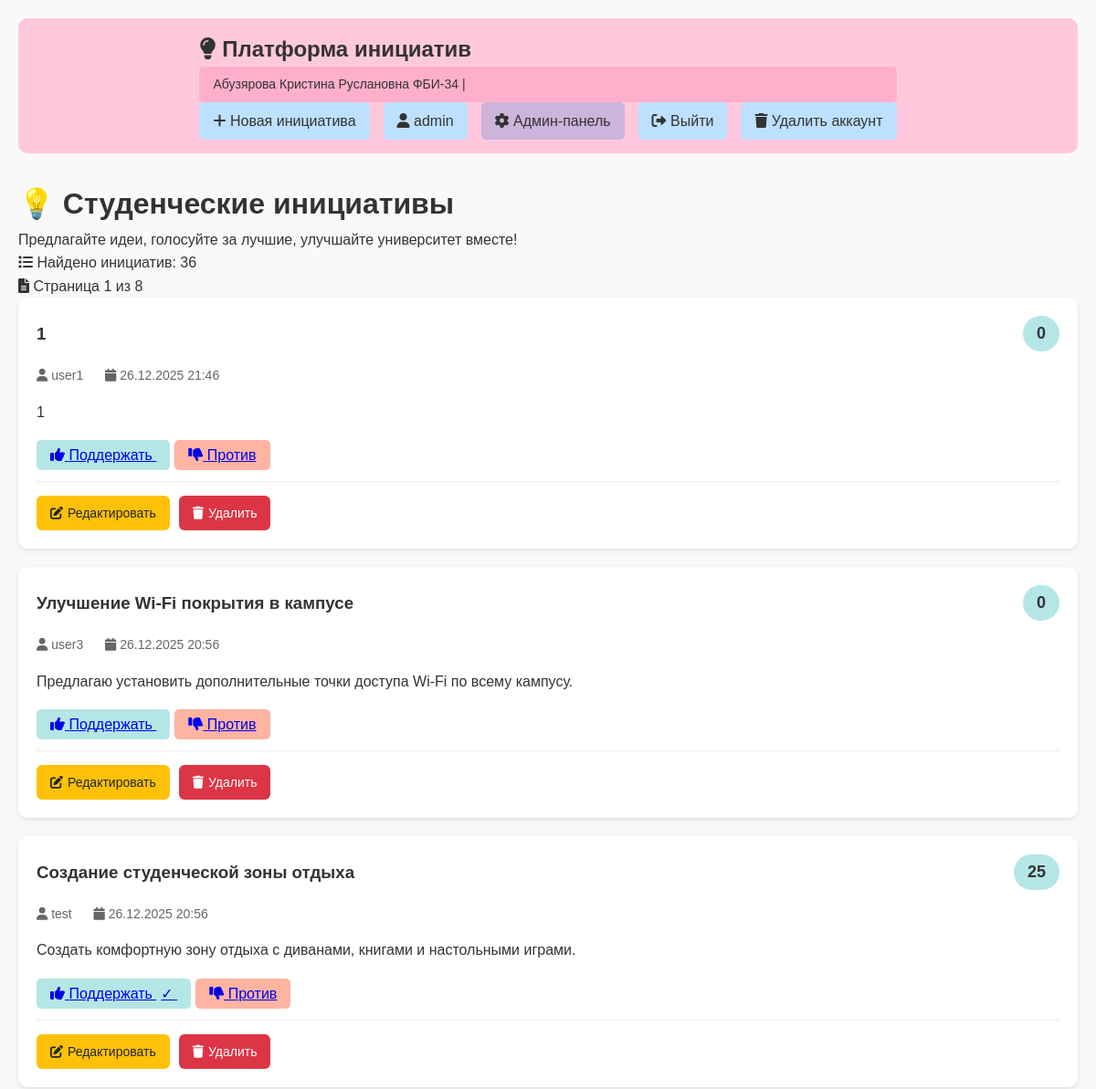
Page / (signed in, upper part) on the earlier database version.
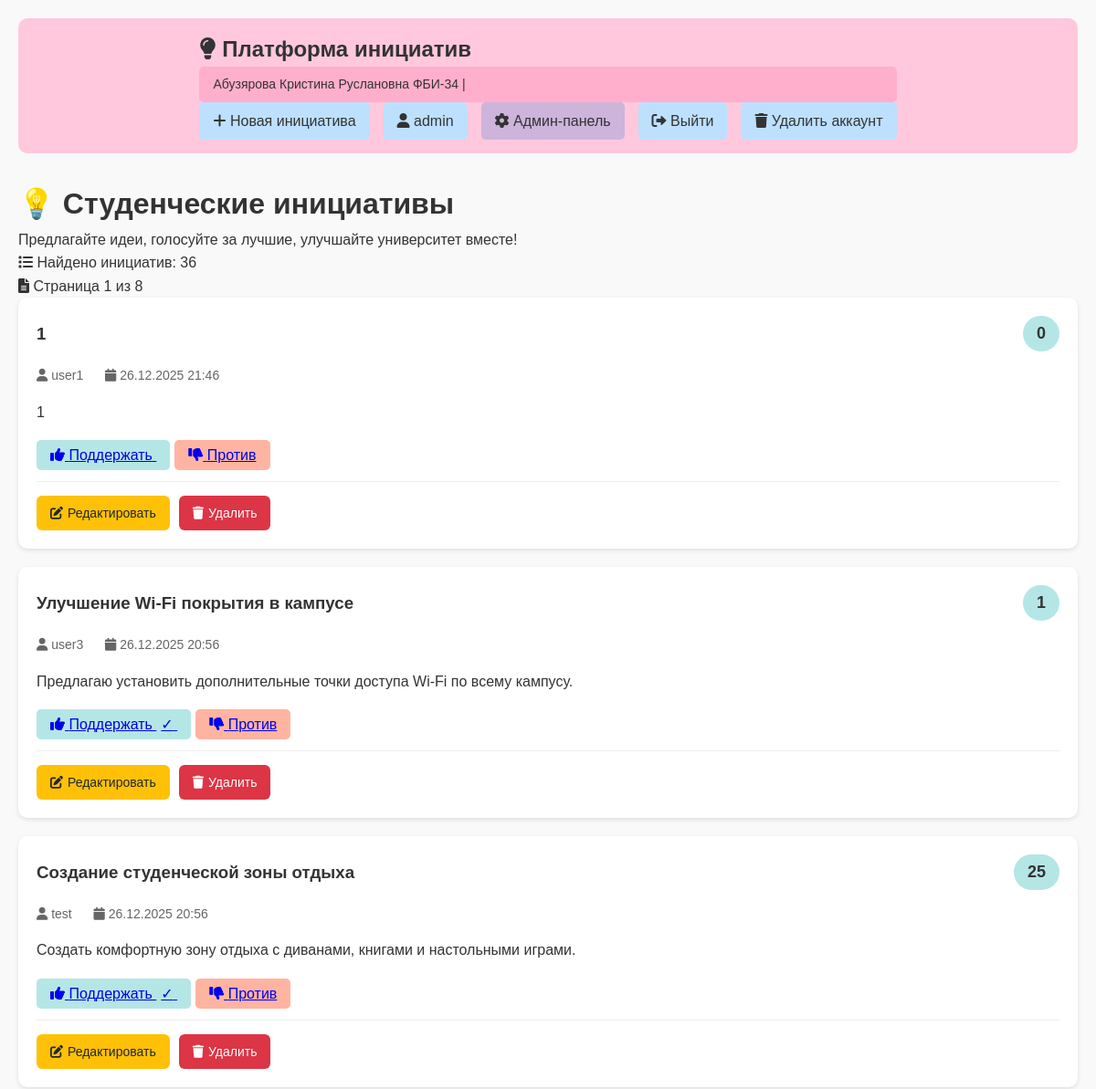
Same page on the later database version.
### app.py (models this page shows, shortened)
class Initiative(db.Model):
    id = db.Column(db.Integer, primary_key=True)
    title = db.Column(db.String(200), nullable=False)
    content = db.Column(db.Text, nullable=False)
    created_at = db.Column(db.DateTime, default=datetime.utcnow)
    score = db.Column(db.Integer, default=0)
    user_id = db.Column(db.Integer, db.ForeignKey('user.id'), nullable=False)
    author = db.relationship('User', backref='initiatives')

class User(db.Model):
    id = db.Column(db.Integer, primary_key=True)
    username = db.Column(db.String(80), unique=True, nullable=False)
    password_hash = db.Column(db.String(200), nullable=False)
    is_admin = db.Column(db.Boolean, default=False)
    created_at = db.Column(db.DateTime, default=datetime.utcnow)

### app.py (the view)
@app.route('/')
def index():
    page = request.args.get('page', 1, type=int)
    initiatives_query = Initiative.query.order_by(
        Initiative.created_at.desc()
    ).paginate(
        page=page,
        per_page=app.config['INITIATIVES_PER_PAGE'],
        error_out=False
    )
    current_user = get_current_user()
    user_votes = {}
    if current_user:
        votes = Vote.query.filter_by(user_id=current_user.id).all()
        for vote in votes:
            user_votes[vote.initiative_id] = vote.value
    initiatives_data = []
    for initiative in initiatives_query.items:
        initiatives_data.append({
            'id': initiative.id,
            'title': initiative.title,
            'content': initiative.content,
            'score': initiative.score,
            'created_at': initiative.created_at,
            'author': initiative.author,
            'author_id': initiative.user_id,
            'user_vote': user_votes.get(initiative.id)
        })
    return render_template('index.html',
                         initiatives=initiatives_data,
                         pagination=initiatives_query,
                         current_user=current_user,
                         student_info=STUDENT_INFO)

### app.py (called while the page is built)
def get_current_user():
    if 'user_id' in session:
        return User.query.get(session['user_id'])
    return None

### templates/index.html (shortened to what this page needs)
{% extends "base.html" %}
{% block content %}
<div class="page-header">
    <h1>💡 Студенческие инициативы</h1>
    <p>Предлагайте идеи, голосуйте за лучшие, улучшайте университет вместе!</p>
</div>
{% if initiatives %}
    <div class="initiatives-count">
        <p><i class="fas fa-list"></i> Найдено инициатив: {{ pagination.total }}</p>
        {% if pagination.pages > 1 %}
        <p><i class="fas fa-file-alt"></i> Страница {{ pagination.page }} из {{ pagination.pages }}</p>
        {% endif %}
    </div>
    {% for initiative in initiatives %}
    <div class="initiative-card">
        <div class="initiative-header">
            <h3>{{ initiative.title }}</h3>
            <div class="score {{ 'positive' if initiative.score >= 0 else 'negative' }}">
                {{ initiative.score }}
            </div>
        </div>
        <div class="initiative-meta">
            <span><i class="fas fa-user"></i> {{ initiative.author.username }}</span>
            <span><i class="fas fa-calendar"></i> {{ initiative.created_at.strftime('%d.%m.%Y %H:%M') }}</span>
        </div>
        <div class="initiative-content">
            {{ initiative.content }}
        </div>
        <div class="vote-buttons">
            {% if current_user %}
                <a href="{{ url_for('vote', initiative_id=initiative.id, value=1, page=pagination.page) }}"
                   class="btn-vote upvote {% if initiative.user_vote == 1 %}active{% endif %}">
                    <i class="fas fa-thumbs-up"></i>
                    Поддержать
                    {% if initiative.user_vote == 1 %}<span style="margin-left: 5px;">✓</span>{% endif %}
                </a>
                <a href="{{ url_for('vote', initiative_id=initiative.id, value=-1, page=pagination.page) }}"
                   class="btn-vote downvote {% if initiative.user_vote == -1 %}active{% endif %}">
                    <i class="fas fa-thumbs-down"></i>
                    Против
                </a>
            {% else %}
                <p style="color: #666; flex: 1;">
                    <i class="fas fa-info-circle"></i>
                    <a href="{{ url_for('login') }}">Войдите</a>, чтобы голосовать
                </p>
            {% endif %}
        </div>
        <div class="action-buttons">
            {% if current_user %}
                {% if current_user.id == initiative.author_id or current_user.is_admin %}
                    <a href="{{ url_for('edit_initiative', initiative_id=initiative.id) }}"
                       class="btn-edit">
                        <i class="fas fa-edit"></i> Редактировать
                    </a>
                    <a href="{{ url_for('delete', initiative_id=initiative.id, page=pagination.page) }}"
                       class="btn-delete"
                       onclick="return confirm('Удалить инициативу «{{ initiative.title }}»?')">
                        <i class="fas fa-trash"></i> Удалить
                    </a>
                {% endif %}
            {% endif %}
        </div>
    </div>
    {% endfor %}
{% endif %}
{% endblock %}

Differences in the rows shown:
changed Initiative "Улучшение Wi-Fi покрытия в кампусе": score "0" → "1"; now shows "✓"
